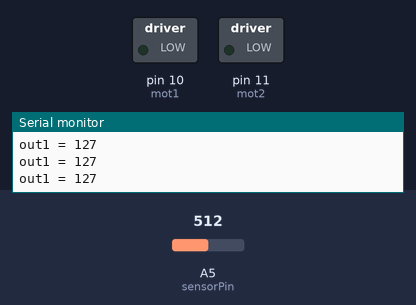
Recording of a sketch running on a simulated Arduino Uno, built with avr-gcc and run on an emulated ATmega328P. Shown: switched loads named in the sketch (green lamp = pin HIGH), the last lines printed to the serial monitor. The inputs (shaded band) are chosen by the test bench; at power-on: A5 (sensorPin) = 512.

Above: at 1.2 s.
1.3 s: A5 (sensorPin) set to 797
2.8 s: A5 (sensorPin) set to 816
At 3.9 s:
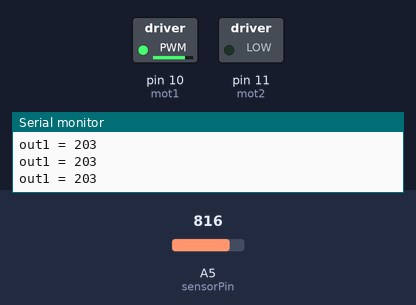
Timing chart, 0 to 5.8 s (numbered marks = the images above; inputs shaded):
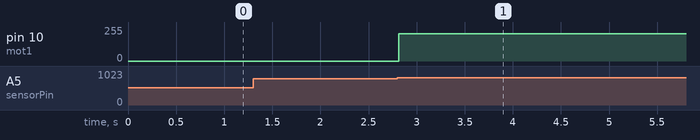

The sketch:

Motor_and_IR_Sensor.ino
```cpp
int mot1 = 10;
int mot2 = 11;
int sensorPin = A5;

void setup() {
  // put your setup code here, to run once:
  pinMode(mot1, OUTPUT);
  pinMode(mot2, OUTPUT);
  pinMode(sensorPin, INPUT);
  Serial.begin(9600);
}

int out1 = 0;
int out2 = 0;

void loop() {
  // put your main code here, to run repeatedly:
  int val = analogRead(sensorPin);
  out1 = map(val, 0, 1023, 0, 255);
  Serial.print("out1 = ");
  Serial.println(out1);
  if (out1 > 200){
    analogWrite(mot1, out1);
    digitalWrite(mot2, LOW);
  }
  else{
    digitalWrite(mot1, LOW);
  }
  delay(100);
}
```

Measured:
- the behaviour switches between 806 and 807 on A5 (sensorPin) (found by bisection; images 0 and 1)
- after the input at 2.8 s, pin 10 (mot1): 0/255 → 203/255 at once
